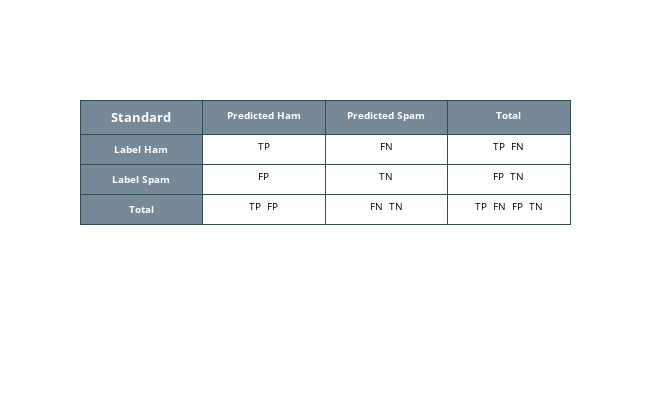
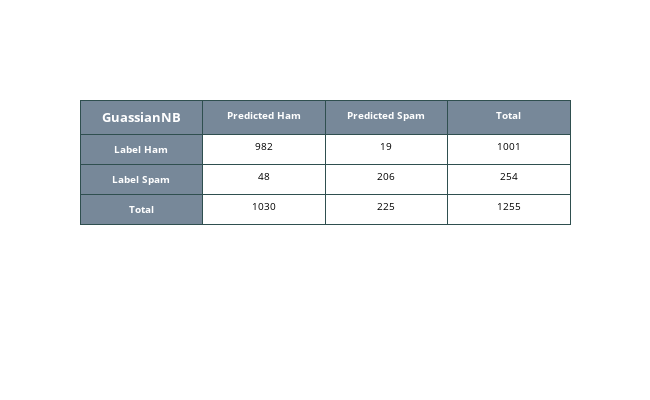

Here is the notebook cell these charts were saved with, in order:
### Code cell
from sklearn.metrics import confusion_matrix

sample = [[' TP ', ' FN '], [' FP ', ' TN ']]
confusion_matrix_figure('Standard', sample)

# Gaussian NB Confusion Matrix
gnb_cm = confusion_matrix(y_test,y_predict_gnb)
confusion_matrix_figure('GuassianNB', gnb_cm)

# Multinomial NB Confusion Matrix
mnb_cm = confusion_matrix(y_test,y_predict_mnb)
confusion_matrix_figure('MultinomialNB', mnb_cm)

### Figure 1 — Plotly figure (JSON) as saved in the notebook; plotly's stock layout.template omitted (floating-point values rounded to 4 significant figures)
{"data": [{"cells": {"align": ["center"], "fill": {"color": ["lightslategrey", "white"]}, "font": {"color": ["white", "black"], "size": 10}, "line": {"color": "darkslategray"}, "values": [["<b>Label Ham</b>", "<b>Label Spam</b>", "<b>Total</b>"], [" TP ", " FP ", " TP  FP "], [" FN ", " TN ", " FN  TN "], [" TP  FN ", " FP  TN ", " TP  FN  FP  TN "]]}, "header": {"align": ["center"], "fill": {"color": ["lightslategrey"]}, "font": {"color": "white", "size": [13, 10]}, "line": {"color": "darkslategray"}, "values": ["<b> Standard </b>", "<b>Predicted Ham</b>", "<b>Predicted Spam</b>", "<b>Total</b>"]}, "type": "table"}], "layout": {"height": 400, "width": 650}}

### Figure 2 — Plotly figure (JSON) as saved in the notebook; plotly's stock layout.template omitted (floating-point values rounded to 4 significant figures)
{"data": [{"cells": {"align": ["center"], "fill": {"color": ["lightslategrey", "white"]}, "font": {"color": ["white", "black"], "size": 10}, "line": {"color": "darkslategray"}, "values": [["<b>Label Ham</b>", "<b>Label Spam</b>", "<b>Total</b>"], [982, 48, 1030], [19, 206, 225], [1001, 254, 1255]]}, "header": {"align": ["center"], "fill": {"color": ["lightslategrey"]}, "font": {"color": "white", "size": [13, 10]}, "line": {"color": "darkslategray"}, "values": ["<b> GuassianNB </b>", "<b>Predicted Ham</b>", "<b>Predicted Spam</b>", "<b>Total</b>"]}, "type": "table"}], "layout": {"height": 400, "width": 650}}
